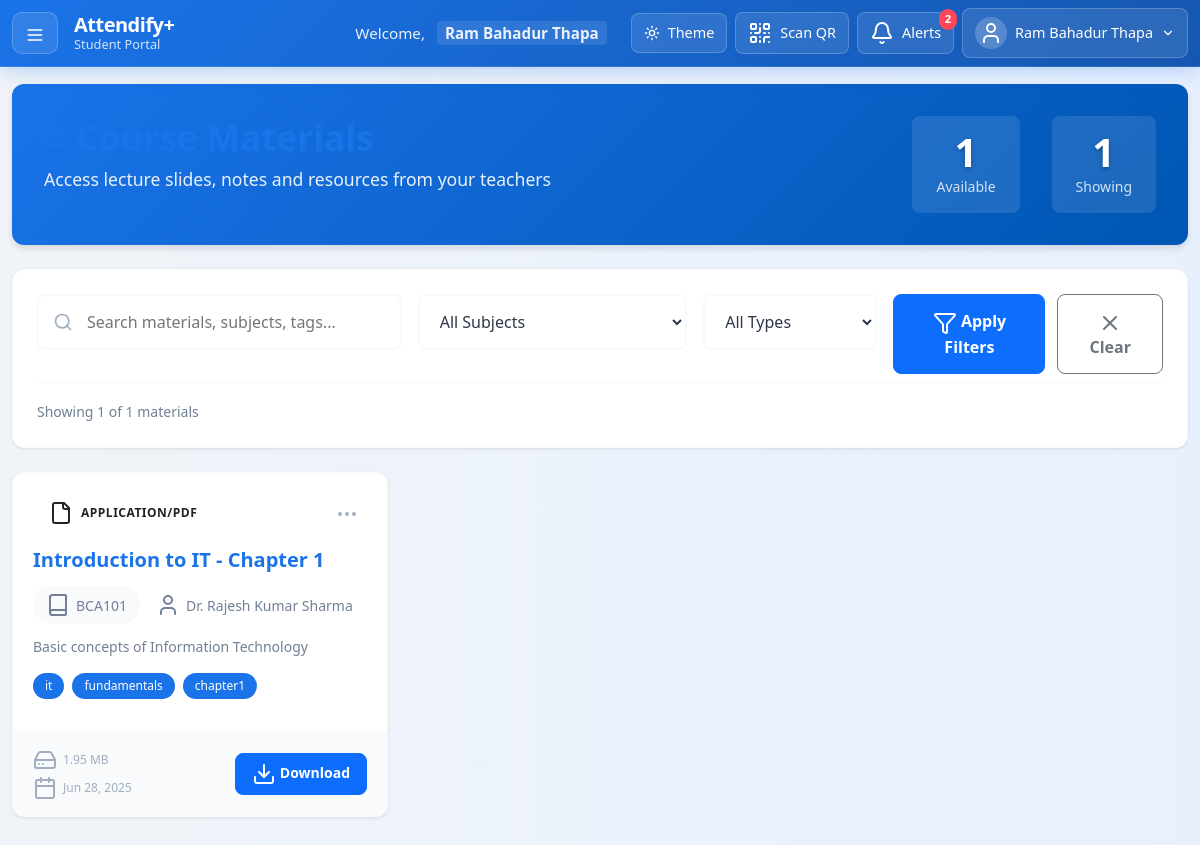
The app's page /views/student/view_materials.php (signed in) with its own data.
### tables this page shows
CREATE TABLE `materials` (
  `MaterialID` int(11) NOT NULL AUTO_INCREMENT,
  `TeacherID` int(11) NOT NULL,
  `SubjectID` int(11) NOT NULL,
  `Title` varchar(255) NOT NULL,
  `Description` text,
  `FileName` varchar(255) NOT NULL,
  `OriginalFileName` varchar(255) NOT NULL,
  `FileSize` bigint(20) NOT NULL,
  `FileType` varchar(50) NOT NULL,
  `FilePath` varchar(500) NOT NULL,
  `UploadDateTime` datetime NOT NULL DEFAULT CURRENT_TIMESTAMP,
  `IsActive` tinyint(1) NOT NULL DEFAULT 1,
  `DownloadCount` int(11) DEFAULT 0,
  `Tags` varchar(500),
  PRIMARY KEY (`MaterialID`),
  KEY `TeacherID` (`TeacherID`),
  KEY `SubjectID` (`SubjectID`),
  FOREIGN KEY (`TeacherID`) REFERENCES `teachers` (`TeacherID`) ON DELETE CASCADE,
  FOREIGN KEY (`SubjectID`) REFERENCES `subjects` (`SubjectID`) ON DELETE CASCADE
);

CREATE TABLE subjects (
  SubjectID INT AUTO_INCREMENT PRIMARY KEY,
  SubjectCode VARCHAR(20) NOT NULL,
  SubjectName VARCHAR(100) NOT NULL,
  CreditHour INT NOT NULL,
  LectureHour INT DEFAULT 48,
  IsElective BOOLEAN DEFAULT FALSE,
  DepartmentID INT NOT NULL,
  SemesterID INT NOT NULL,
  FOREIGN KEY (DepartmentID) REFERENCES departments(DepartmentID),
  FOREIGN KEY (SemesterID) REFERENCES semesters(SemesterID)
);

CREATE TABLE teachers (
  TeacherID INT AUTO_INCREMENT PRIMARY KEY,
  FullName VARCHAR(100) NOT NULL,
  Contact VARCHAR(20),
  Address VARCHAR(200),
  PhotoURL VARCHAR(255),
  LoginID INT NOT NULL UNIQUE,
  FOREIGN KEY (LoginID) REFERENCES login_tbl(LoginID)
);

### views/student/view_materials.php (the view, shortened to what this page needs)
<?php
require_once(__DIR__ . '/../../config/db_config.php');
$loginID = $_SESSION['LoginID'];
$studentStmt = $conn->prepare("SELECT StudentID, FullName, SemesterID, DepartmentID FROM students WHERE LoginID = ?");
$studentStmt->bind_param("i", $loginID);
$studentStmt->execute();
$studentRes = $studentStmt->get_result();
$studentRow = $studentRes->fetch_assoc();
$semesterID = $studentRow['SemesterID'];
$departmentID = $studentRow['DepartmentID'];
$searchTerm = $_GET['search'] ?? '';
$materialsQuery = "
    SELECT m.*, s.SubjectCode, s.SubjectName, t.FullName as TeacherName
    FROM materials m
    JOIN subjects s ON m.SubjectID = s.SubjectID
    JOIN teachers t ON m.TeacherID = t.TeacherID
    WHERE s.SemesterID = ? AND s.DepartmentID = ? AND m.IsActive = 1
";
$params = [$semesterID, $departmentID];
$paramTypes = "ii";
$materialsQuery .= " ORDER BY m.UploadDateTime DESC LIMIT 100";
$materialsStmt = $conn->prepare($materialsQuery);
$materialsStmt->bind_param($paramTypes, ...$params);
$materialsStmt->execute();
$materialsResult = $materialsStmt->get_result();
$totalMaterialsStmt = $conn->prepare("
    SELECT COUNT(*) as total
    FROM materials m
    JOIN subjects s ON m.SubjectID = s.SubjectID
    WHERE s.SemesterID = ? AND s.DepartmentID = ? AND m.IsActive = 1
");
$totalMaterialsStmt->bind_param("ii", $semesterID, $departmentID);
$totalMaterialsStmt->execute();
$totalMaterials = $totalMaterialsStmt->get_result()->fetch_assoc()['total'];
?>
<!DOCTYPE html>
<html lang="en">
<head>
    <link rel="stylesheet" href="../../assets/css/view_materials.css">
    <link rel="stylesheet" href="../../assets/css/dashboard_student.css">
    <link href="https://cdn.jsdelivr.net/npm/bootstrap@5.3.0/dist/css/bootstrap.min.css" rel="stylesheet">
</head>
<body>
    <?php include '../components/navbar_student.php'; ?>
    <div class="container-fluid dashboard-container main-content">
        <div class="page-header mb-4">
            <div class="d-flex justify-content-between align-items-start flex-wrap">
                <div>
                    <h2 class="page-title">
                        <i data-lucide="folder-open"></i>
                    </h2>
                    <p class="page-subtitle mb-0">Access lecture slides, notes and resources from your teachers</p>
                </div>
                <div class="header-stats">
                    <div class="stat-item">
                        <span class="stat-number"><?= $totalMaterials ?></span>
                        <span class="stat-label">Available</span>
                    </div>
                    <div class="stat-item">
                        <span class="stat-number"><?= $materialsResult->num_rows ?></span>
                        <span class="stat-label">Showing</span>
                    </div>
                </div>
            </div>
        </div>
        <div class="search-filter-bar mb-4">
            <div class="row g-3">
                <div class="col-md-4">
                    <div class="search-group">
                        <div class="search-input-wrapper">
                            <i data-lucide="search" class="search-icon"></i>
                            <input type="text" id="searchInput" class="search-input"
                                   placeholder="Search materials, subjects, tags..."
                                   value="<?= htmlspecialchars($searchTerm) ?>">
                        </div>
                    </div>
                </div>
                <div class="col-md-3">
                    <select id="subjectFilter" class="filter-select">
                        <option value="">All Subjects</option>
                    </select>
                </div>
                <div class="col-md-2">
                    <select id="typeFilter" class="filter-select">
                        <option value="">All Types</option>
                    </select>
                </div>
                <div class="col-md-3">
                    <div class="filter-actions">
                        <button id="applyFilters" class="btn btn-primary">
                            <i data-lucide="filter"></i>
                            Apply Filters
                        </button>
                        <button id="clearFilters" class="btn btn-outline-secondary">
                            <i data-lucide="x"></i>
                            Clear
                        </button>
                    </div>
                </div>
            </div>
            <div class="search-results-info mt-2">
                <span id="resultsCount" class="results-count">
                </span>
            </div>
        </div>
        <div class="materials-container">
            <?php if ($materialsResult->num_rows > 0): ?>
                <div class="materials-grid" id="materialsGrid">
                    <?php while ($material = $materialsResult->fetch_assoc()): ?>
                        <div class="material-card"
                             data-title="<?= strtolower(htmlspecialchars($material['Title'])) ?>"
                             data-description="<?= strtolower(htmlspecialchars($material['Description'])) ?>"
                             data-tags="<?= strtolower(htmlspecialchars($material['Tags'])) ?>"
                             data-subject="<?= htmlspecialchars($material['SubjectID']) ?>"
                             data-filetype="<?= strtolower($material['FileType']) ?>">
                            <div class="material-header">
                                <div class="file-type-badge file-type-<?= strtolower($material['FileType']) ?>">
                                    <i data-lucide="<?= getFileIcon($material['FileType']) ?>"></i>
                                    <span><?= strtoupper($material['FileType']) ?></span>
                                </div>
                                <div class="material-actions">
                                    <div class="dropdown">
                                        <button class="action-btn" data-bs-toggle="dropdown">
                                            <i data-lucide="more-horizontal"></i>
                                        </button>
                                    </div>
                                </div>
                            </div>
                            <div class="material-content">
                                <h5 class="material-title"><?= htmlspecialchars($material['Title']) ?></h5>
                                <div class="material-meta">
                                    <span class="subject-badge">
                                        <i data-lucide="book"></i>
                                        <?= htmlspecialchars($material['SubjectCode']) ?>
                                    </span>
                                    <span class="teacher-info">
                                        <i data-lucide="user"></i>
                                        <?= htmlspecialchars($material['TeacherName']) ?>
                                    </span>
                                </div>
                                <?php if (!empty($material['Description'])): ?>
                                    <p class="material-description">
                                        <?= htmlspecialchars(strlen($material['Description']) > 100 ?
                                            substr($material['Description'], 0, 100) . '...' :
                                            $material['Description']) ?>
                                    </p>
                                <?php endif; ?>
                                <?php if (!empty($material['Tags'])): ?>
                                    <div class="material-tags">
                                        <?php
                                        $tags = explode(',', $material['Tags']);
                                        foreach (array_slice($tags, 0, 3) as $tag): ?>
                                            <span class="tag"><?= htmlspecialchars(trim($tag)) ?></span>
                                        <?php endforeach; ?>
                                    </div>
                                <?php endif; ?>
                            </div>
                            <div class="material-footer">
                                <div class="material-info">
                                    <span class="file-size">
                                        <i data-lucide="hard-drive"></i>
                                        <?= formatFileSize($material['FileSize']) ?>
                                    </span>
                                    <span class="upload-date">
                                        <i data-lucide="calendar"></i>
                                        <?= date('M j, Y', strtotime($material['UploadDateTime'])) ?>
                                    </span>
                                </div>
                                <div class="material-actions-primary">
                                    <a href="download_material.php?id=<?= $material['MaterialID'] ?>"
                                       class="btn btn-primary btn-sm" target="_blank">
                                        <i data-lucide="download"></i>
                                        Download
                                    </a>
                                </div>
                            </div>
                        </div>
                    <?php endwhile; ?>
                </div>
            <?php endif; ?>
        </div>
    </div>
</body>
</html>
<?php
function formatFileSize($bytes) {
    $k = 1024;
    $sizes = ['Bytes', 'KB', 'MB', 'GB'];
    $i = floor(log($bytes) / log($k));
    return round($bytes / pow($k, $i), 2) . ' ' . $sizes[$i];
}
function getFileIcon($fileType) {
    switch (strtolower($fileType)) {
        default:
            return 'file';
    }
}
?>

### assets/css/dashboard_student.css (style rules this page uses)
:root { --navbar-height: 60px; --bg-light: linear-gradient(to right, #f0f4f8, #e8f0fe); --bg-dark: #121212; --card-light: #ffffff; --card-dark: #1f1f1f; --text-light: #333; --text-dark: #eee; --accent-light: #1A73E8; --accent-dark: rgba(0, 212, 170, 1); --navbar-light: var(--accent-light); --navbar-dark: var(--accent-dark); --text-muted-light: #6c757d; --text-muted-dark: #a0a0a0; --border-light: #f8f9fa; --border-dark: #333; --shadow-light: rgba(0, 0, 0, 0.1); --shadow-dark: rgba(0, 0, 0, 0.3); }
body { font-family: 'Poppins', sans-serif; background: var(--bg-light); color: var(--text-light); margin: 0; transition: all 0.3s ease; overflow-x: hidden; padding-top: var(--navbar-height); }
.main-content { margin-left: 0 !important; min-height: calc(100vh - var(--navbar-height)); transition: margin-left 0.3s ease; width: 100%; padding-top: 0; }
.dashboard-container { padding: 2rem; transition: all 0.3s ease; max-width: 100%; overflow-x: hidden; }
.page-header { margin-bottom: 2rem; }
.page-title { font-size: 2.2rem; font-weight: 700; color: var(--accent-light); margin-bottom: 0.5rem; display: flex; align-items: center; gap: 0.5rem; }
.stats-number, .stat-number { font-size: 2.5rem; font-weight: bold; text-shadow: 0 2px 4px rgba(0, 0, 0, 0.3); }
.dashboard-container h2 { color: var(--accent-light); }
.dashboard-container h5 { color: var(--accent-light); }

### assets/css/navbar_admin.css (style rules this page uses)
:root { --accent-light: #1a73e8; --accent-dark: #047857; --card-light: #ffffff; --card-dark: #1f2937; --text-light: #374151; --text-dark: #f9fafb; --text-muted-light: #6b7280; --text-muted-dark: #9ca3af; --hover-light: #f3f4f6; --hover-dark: #374151; --navbar-height: 60px; }
body { padding-top: var(--navbar-height) !important; }
.main-content { margin-left: 0; min-height: calc(100vh - var(--navbar-height)); transition: margin-left 0.3s ease; }
.dashboard-container { padding-top: 1.5rem !important; padding-bottom: 2rem; }
.page-header { margin-bottom: 2rem; }
.main-content { margin-left: 0 !important; min-height: calc(100vh - var(--navbar-height)); transition: margin-left 0.3s ease; width: 100%; }

### records on screen
materials: FileType "APPLICATION/PDF", Title "Introduction to IT - Chapter 1", SubjectID.SubjectCode "BCA101", TeacherID.FullName "Dr. Rajesh Kumar Sharma", Description "Basic concepts of Information Technology", Tags "it", Tags "fundamentals", Tags "chapter1", FileSize "1.95 MB", UploadDateTime "Jun 28, 2025"

### other values on screen
$_SESSION['Username'] "Ram Bahadur Thapa"
$totalMaterials "1"
$materialsResult->num_rows "1"
